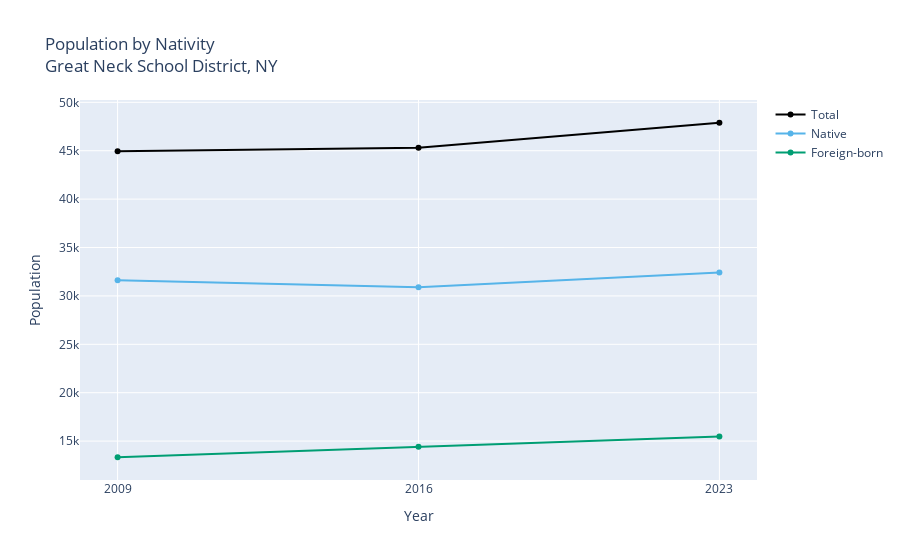

This figure's notebook cell:
### Markdown cell above
### Analyzing Nativity

One way to measure immigration with ACS data is to analyze [B05012: Nativity in the United States](https://censusreporter.org/data/table/?table=B05012&geo_ids=97000US3612510&primary_geo_id=97000US3612510).

The first year 5-year estimate is from 2009 and the last year is from 2023. You are not supposed to compare overlapping 5-year periods. So I will choose the first year, the last year and midpoint (2016). Note that when the 2024 estimates are available it would make more sense to choose 2009, 2014, 2019 and 2024.

### Code cell
from censusdis.datasets import ACS5
from censusdis.states import NY

from utils import download_multiyear, graph_multiyear, pct_change_multiyear

df = download_multiyear(
    dataset=ACS5,
    vintages=[2009, 2016, 2023],
    group="B05012",
    prompt=False,
    state=NY,
    school_district_unified="12510",
)
print(df)
graph_multiyear(
    df=df,
    title="Population by Nativity<br>Great Neck School District, NY",
    yaxis_title="Population",
)

### Figure 1 — Plotly figure (JSON) as saved in the notebook; plotly's stock layout.template omitted (floating-point values rounded to 4 significant figures)
{"data": [{"hovertemplate": "Year: %{x}<br>Total: %{y:,}<extra></extra>", "line": {"color": "black"}, "mode": "lines+markers", "name": "Total", "type": "scatter", "x": [2009, 2016, 2023], "y": [44953, 45310, 47891]}, {"hovertemplate": "Year: %{x}<br>Native: %{y:,}<extra></extra>", "line": {"color": "#56B4E9"}, "mode": "lines+markers", "name": "Native", "type": "scatter", "x": [2009, 2016, 2023], "y": [31623, 30885, 32414]}, {"hovertemplate": "Year: %{x}<br>Foreign-born: %{y:,}<extra></extra>", "line": {"color": "#009E73"}, "mode": "lines+markers", "name": "Foreign-born", "type": "scatter", "x": [2009, 2016, 2023], "y": [13330, 14425, 15477]}], "layout": {"title": {"text": "Population by Nativity<br>Great Neck School District, NY"}, "xaxis": {"tickmode": "array", "ticktext": ["2009", "2016", "2023"], "tickvals": [2009, 2016, 2023], "title": {"text": "Year"}}, "yaxis": {"title": {"text": "Population"}}}}
